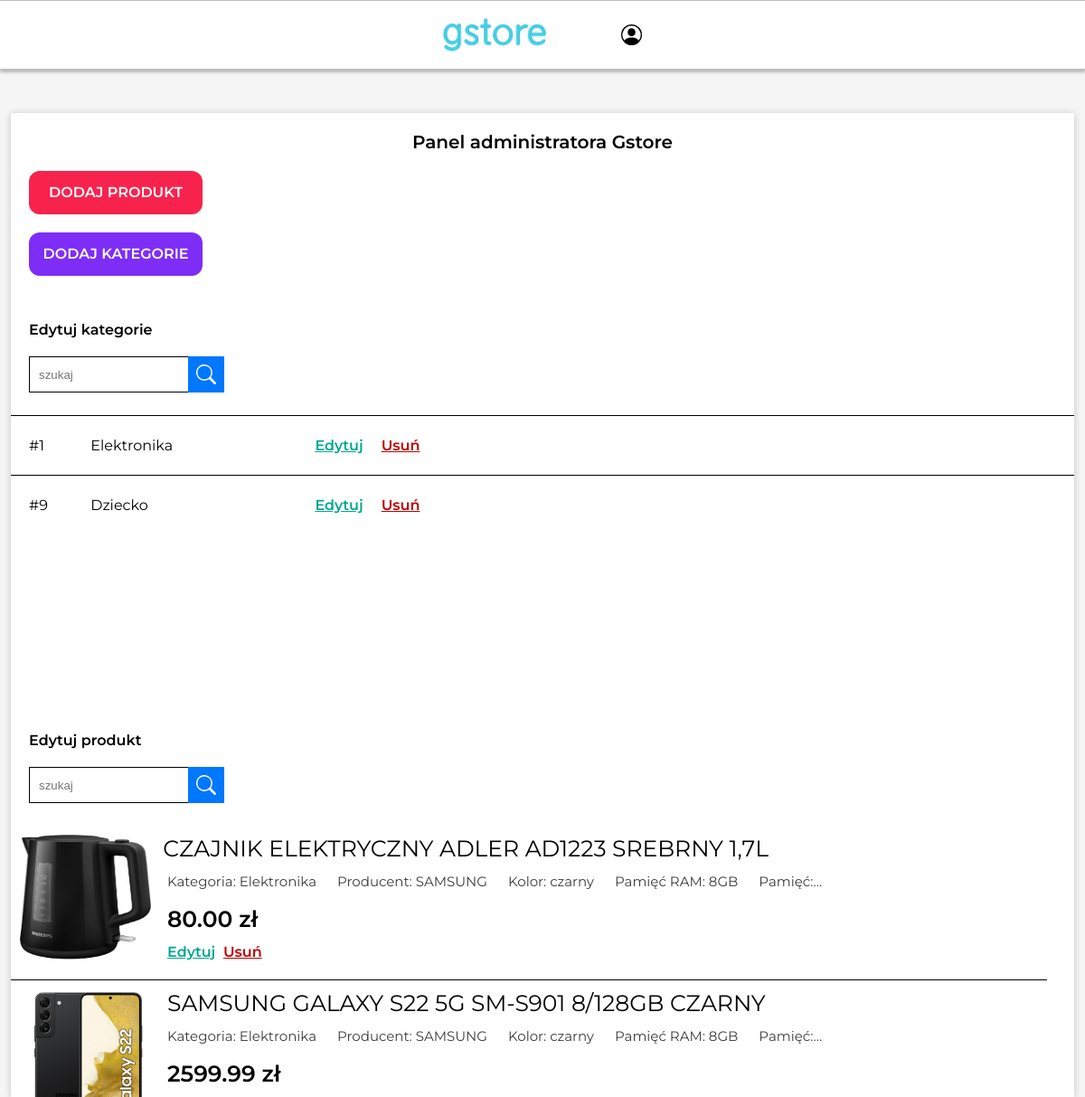
The page /main/adminPage/index.php (signed in) on the database as committed earlier.
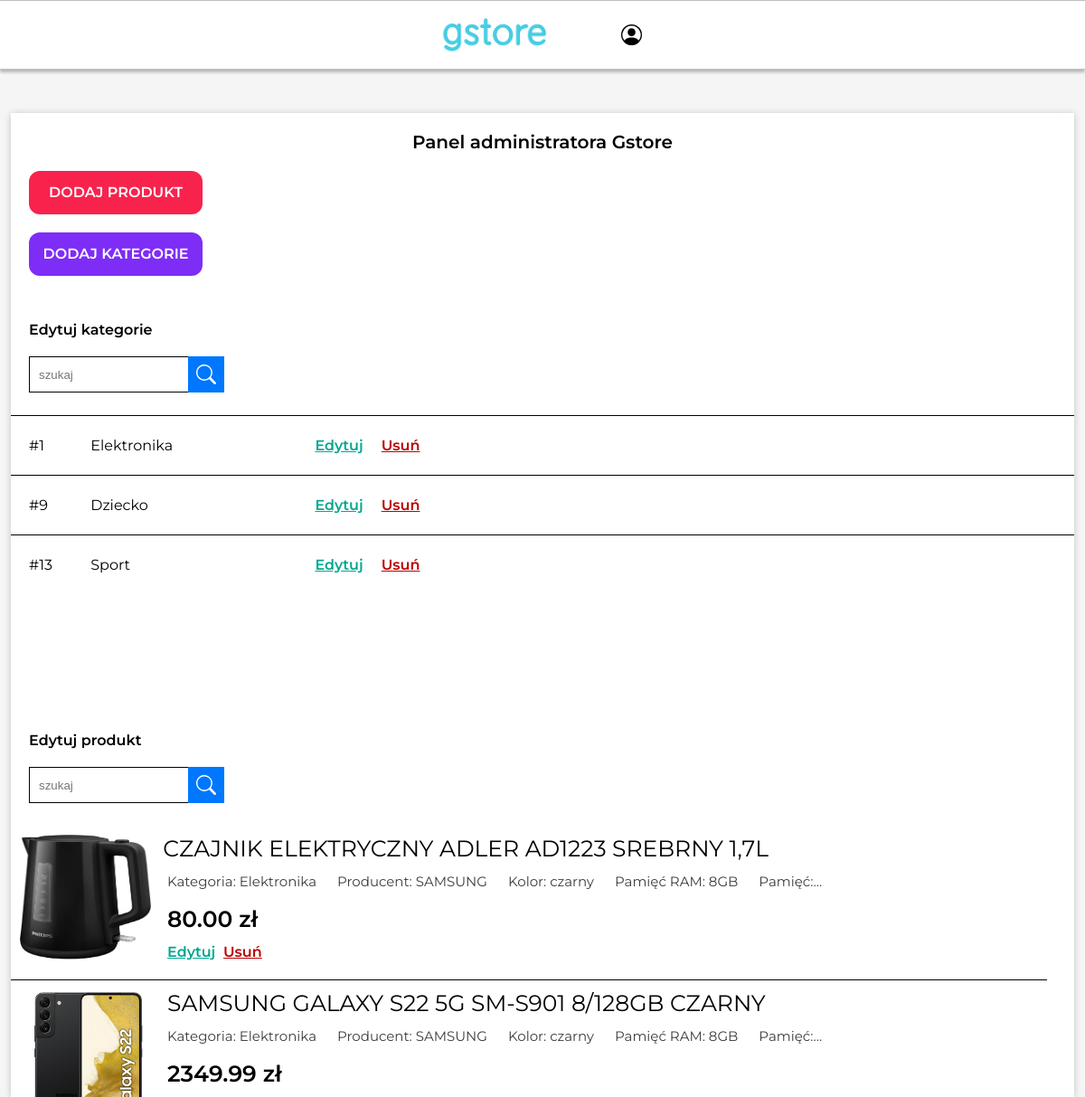
The same page on the database as committed later.
### tables this page shows
CREATE TABLE `category` (
  `category_id` int(11) NOT NULL,
  `name` varchar(50) NOT NULL
);

CREATE TABLE `product` (
  `product_id` int(11) NOT NULL,
  `product_magazinePieces` int(11) NOT NULL,
  `product_title` varchar(255) NOT NULL,
  `product_price` varchar(25) NOT NULL,
  `product_regularPrice` varchar(25) NOT NULL,
  `product_properties` varchar(5000) NOT NULL,
  `product_description` mediumtext NOT NULL,
  `category_id` int(11) NOT NULL,
  `product_img` varchar(2000) NOT NULL,
  `product_boughtCount` int(11) NOT NULL,
  `isSuspended` varchar(5) NOT NULL
);

### main/php/product/produkt.php (called while the page is built, shortened)
<?php
class Product {
    function __construct($id, $title, $price) {
        $this->id = $id;
        $this->title = $title;
        $this->price = $price;
    }
}

### main/php/adminPageSearchedProduct/adminPageProduct.php (the view, shortened to what the changed rows need)
<?php
class AdminPageProduct {
    public $product;
    function __construct(Product $product) {
        $this->product = $product;
    }
    function createProduct() {
        $title = $this->product->title;
        $price = $this->product->price;
        $this->id = $this->product->id;
        $connect = @new mysqli("localhost", "root", "", "sklepinternetowypai");
        $result = $connect->query("SELECT * FROM product JOIN category USING(category_id) WHERE product_id='$this->id'");
        if($row = mysqli_fetch_assoc($result)) {
            $this->mainImg = unserialize($row['product_img'])[0];
            $productCategory = $row['name'];
            $propertiesArray = unserialize($row['product_properties']);
            echo <<< html
            <div class="searchedItemAdminPageMainDiv">
                <form method="POST" id="goToProductPageForm" action="../productPage/index.php" style="position: absolute; visibility: hidden;">
                    <input type="hidden" id="goToProductId" name="id" value="$this->id">
                </form>
                <div class="searchedItemImageAndTitleContainer">
                    <img src="../../uploadedProductImages/$this->mainImg">
                    <label class="searchedItemTitle" onclick="goToProductPage($this->id)">$title</label>
                </div>
                <div class="searchedItemProperties">
        html;
                foreach ($propertiesArray as &$productProperty) {
                    if($productProperty[0] == "Kategoria") echo "<label>$productProperty[0]: $productCategory</label>";
                    else echo "<label>$productProperty[0]: $productProperty[1]</label>";
                }
        echo <<< html
                </div>
                <label class="searchedItemPrice">$price zł</label><br>
                <label class="editLabel" onclick='editProductRequest($this->id)'>Edytuj</label><br>
         html;
            if($row['isSuspended'] == "no") echo "<label class='deleteLabel' onclick='deleteCategoryRequest($this->id)'>Usuń</label>";
            else if($row['isSuspended'] == "yes") echo "<label class='deleteLabel' onclick='restoreCategoryRequest($this->id)'>Przywróć</label>";
            echo "</div>";
        }
    }
}
?>

### main/adminPage/index.php (shortened to what the changed rows need)
<?php
    require_once('../php/classes.php');
?>
<!DOCTYPE html>
<html lang="en">
<head>
    <link rel="stylesheet" href="../MainPageSTYLES.css">
    <link rel="stylesheet" href="adminPageStyles.css">
</head>
<body>
    <div class="adminPageMainContainer">
        <?php
            $searchedCategoryText = "";
            $searchedProductText = "";
        ?>
        <div class="searchedCategoriesDiv">
            <?php
                $result = $connect->query("SELECT * FROM category WHERE name LIKE('%$searchedCategoryText%')");
                while($row = mysqli_fetch_assoc($result)) {
                    $category = new searchedCategory($row['category_id']);
                    $category->createView();
                }
            ?>
        </div>
        <div class="searchedCategoriesDiv">
            <?php
                $result = $connect->query("SELECT * FROM product WHERE product_title LIKE('%$searchedProductText%')");
                while($row = mysqli_fetch_assoc($result)) {
                    $prdct = new Product($row['product_id'], $row['product_title'], $row['product_price'], $row['product_img']);
                    $searchedProduct = new AdminPageProduct($prdct);
                    $searchedProduct->createProduct();
                }
            ?>
        </div>
    </div>
</body>
</html>

### main/php/searchedCategory/searchedCategory.php (shortened to what the changed rows need)
<?php
class searchedCategory {
    public $id;
    function __construct($id) {
        $this->id = $id;
    }
    function createView() {
        $connect = @new mysqli("localhost", "root", "", "sklepinternetowypai");
        $result = $connect->query("SELECT * FROM category WHERE category_id='$this->id'");
        if($row = mysqli_fetch_assoc($result)) {
            echo <<< html
                <div class="searchedCategoryViewContainer">
                    <label class="categoryIdLabel">#$this->id</label>
                    <label class="categoryNameLabel">$row[name]</label>
                    <label class="categoryToEditLabel" onclick='editCategoryRequest($this->id)'>Edytuj</label>
            html;
                    $result = $connect->query("SELECT * FROM product WHERE category_id='$this->id' AND isSuspended='no'");
                    if(!($row = mysqli_fetch_assoc($result))) echo "<label class='categoryToDeleteDLabel' onclick='deleteCategoryFromDbRequest($this->id)'>Usuń</label>";
                    else echo "<label class='categoryToDeleteDLabelDisabled'>Usuń</label>";
                echo "</div>";
        }
    }
}
?>

Rows that differ between the two databases and show on the page:
added category: category_id "13", name "Sport"
changed product "SAMSUNG GALAXY S22 5G SM-S901 8/128GB CZARNY": product_price "2599.99" → "2349.99"
